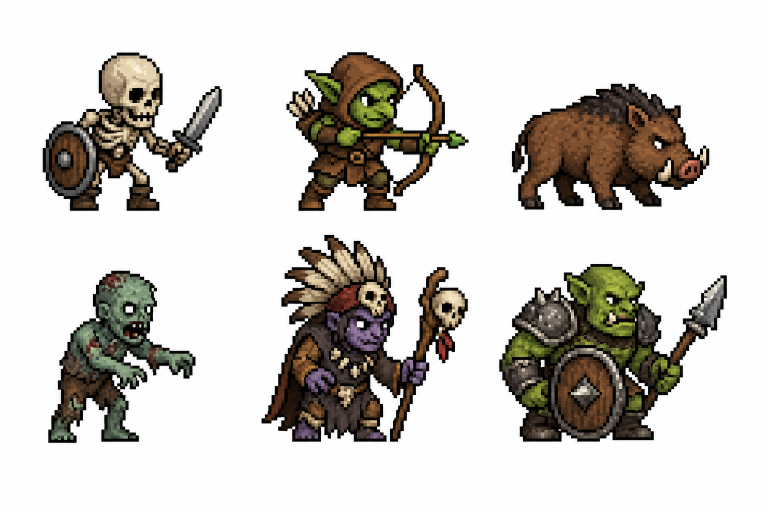
#> input picture assets/enemies/ChatGPT Image 1 мая 2026 г., 02_02_46.png, 1536 x 1024 px (shown at 1/2 size)
$ python -i normalize_item_icons.py   (imports and definitions only)
#> lines starting #> are read from the running program, lines starting #| are printed output that depends on the picture
"""
Приводит все PNG иконок предметов к единому квадратному размеру (по умолчанию 64×64):
контент масштабируется с сохранением пропорций, центрируется на прозрачном фоне.

Обрабатывает подпапки assets/items/: weapons, armor, accessories, consumables, materials, misc.
Пропускает _source и README.
"""

from __future__ import annotations

import sys
from pathlib import Path

from PIL import Image

ROOT = Path(__file__).resolve().parent.parent
ITEMS = ROOT / "assets" / "items"
SUBDIRS = ("weapons", "armor", "accessories", "consumables", "materials", "misc", "progression")

CANVAS = 256
PADDING = 8
ALPHA_THRESHOLD = 8


def bbox_nontransparent(im: Image.Image) -> tuple[int, int, int, int] | None:
    arr = im.split()[-1]
#> arr: PIL image 1536x1024 L; every value is 255
    a = arr.load()
    w, h = im.size
#> w = 1536; h = 1024
    min_x, min_y = w, h
#> min_x = 1536; min_y = 1024
    max_x = max_y = 0
    found = False
    for y in range(h):
        for x in range(w):
            if a[x, y] > ALPHA_THRESHOLD:
                found = True
                min_x = min(min_x, x)
                min_y = min(min_y, y)
                max_x = max(max_x, x)
                max_y = max(max_y, y)
    if not found:
        return None
    return (min_x, min_y, max_x + 1, max_y + 1)


def normalize_image(path: Path, size: int = CANVAS, pad: int = PADDING) -> bool:
    im = Image.open(path).convert("RGBA")
    box = bbox_nontransparent(im)
#> box = (0, 0, 1536, 1024)
    if box is None:
        print(f"  skip (empty): {path.relative_to(ROOT)}")
        return False
    cropped = im.crop(box)
    cw, ch = cropped.size
#> cw = 1536; ch = 1024
    inner = size - 2 * pad
    if inner <= 0:
        raise ValueError("CANVAS too small for PADDING")
    scale = min(inner / cw, inner / ch, 1.0)
#> scale = 0.156
    nw = max(1, int(round(cw * scale)))
#> nw = 240
    nh = max(1, int(round(ch * scale)))
#> nh = 160
    # Качественное сжатие; апскейл не делаем — оставляем родное разрешение.
    if scale < 1.0:
        resized = cropped.resize((nw, nh), Image.Resampling.LANCZOS)
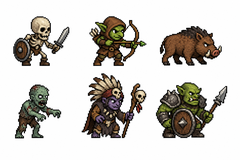
#> resized: PIL image 240x160 RGBA; mean R, G, B, A 205.3, 202.1, 197.3, 255
    else:
        resized = cropped
    out = Image.new("RGBA", (size, size), (0, 0, 0, 0))
#> out: PIL image 256x256 RGBA; every value is 0
    ox = (size - nw) // 2
#> ox = 8
    oy = (size - nh) // 2
#> oy = 48
    out.paste(resized, (ox, oy), resized)
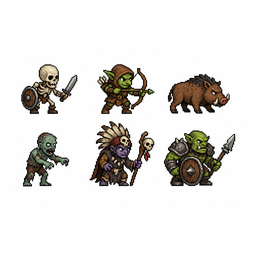
#> out: PIL image 256x256 RGBA; mean R, G, B, A 120.3, 118.4, 115.6, 149.4; transparent parts drawn white
    out.save(path, "PNG", optimize=True)
    return True


def main() -> None:
    size = CANVAS
    if len(sys.argv) > 1:
        size = int(sys.argv[1])
    count = 0
    for sub in SUBDIRS:
        d = ITEMS / sub
        if not d.is_dir():
            continue
        for path in sorted(d.glob("*.png")):
            if normalize_image(path, size=size):
                count += 1
                print(f"  ok {path.relative_to(ROOT)}")
    print(f"Done. Normalized {count} files to {size}x{size}.")


# [2 lines not run here, left out]

>>> result = normalize_image('../assets/enemies/ChatGPT Image 1 мая 2026 г., 02_02_46.png')

$ run again, on assets/heroes/chatgpt_image_30_apr._2026_g_23_30_07.png
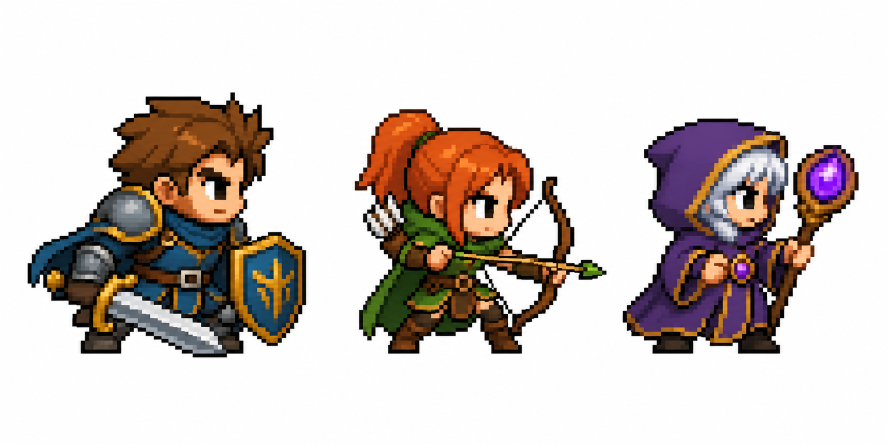
#> input picture assets/heroes/chatgpt_image_30_apr._2026_g_23_30_07.png, 1774 x 887 px (shown at 1/2 size)
#> arr: PIL image 1774x887 L; every value is 255
#> box = (0, 0, 1774, 887)
#> in normalize_image, `resized = cropped.resize((nw, nh), Image.Resampling.LANCZOS)`:
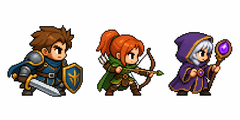
#> resized: PIL image 240x120 RGBA; mean R, G, B, A 207.7, 198.8, 194.2, 255
#> in normalize_image, `out.paste(resized, (ox, oy), resized)`:
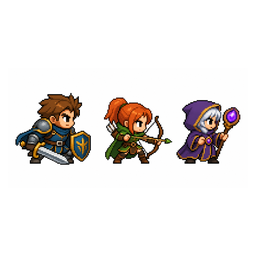
#> out: PIL image 256x256 RGBA; mean R, G, B, A 91.3, 87.3, 85.4, 112.1; transparent parts drawn white

$ run again, on assets/items/region-gear-sheet.png
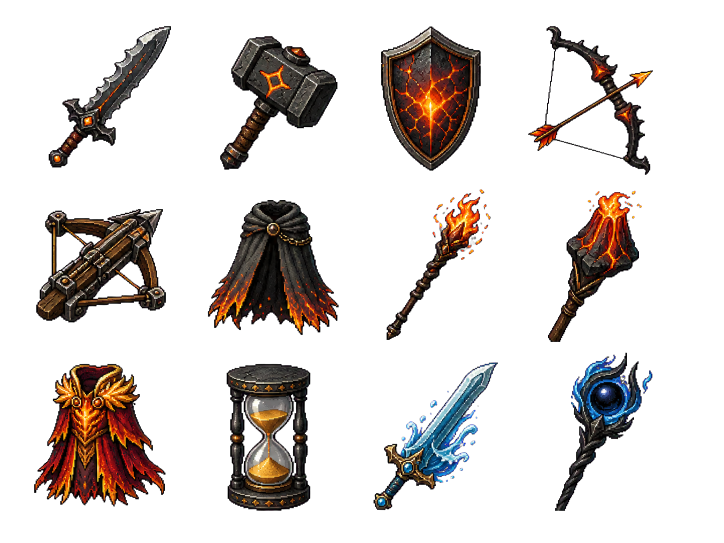
#> input picture assets/items/region-gear-sheet.png, 1448 x 1086 px (shown at 1/2 size)
#> in normalize_image, im is the input picture: PIL image 1448x1086 RGBA; mean R, G, B, A 17.3, 12, 9.6, 56
#> in bbox_nontransparent, `arr = im.split()[-1]`:
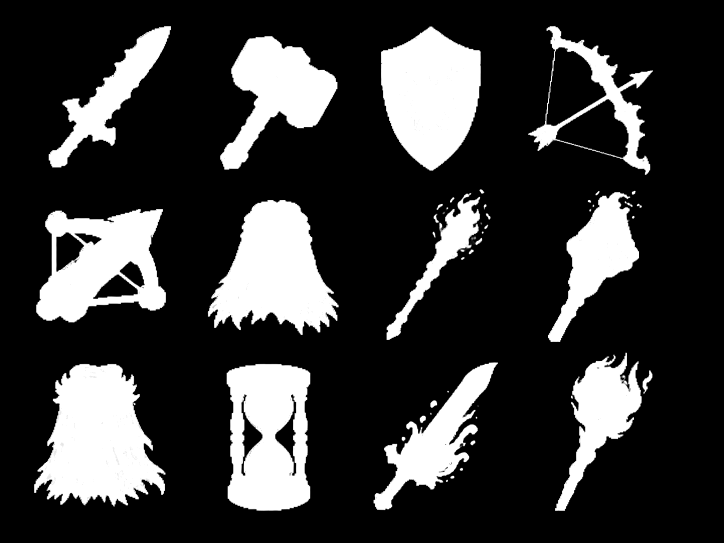
#> arr: PIL image 1448x1086 L (shown at 1/2 size); min 0, max 255, mean 56
#> box = (68, 51, 1307, 1022)
#> in normalize_image, `out.paste(resized, (ox, oy), resized)`:
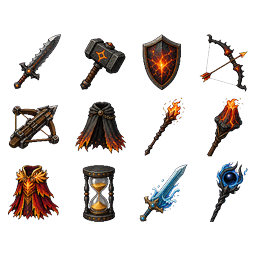
#> out: PIL image 256x256 RGBA; mean R, G, B, A 15.6, 10.8, 8.6, 48; transparent parts drawn white
